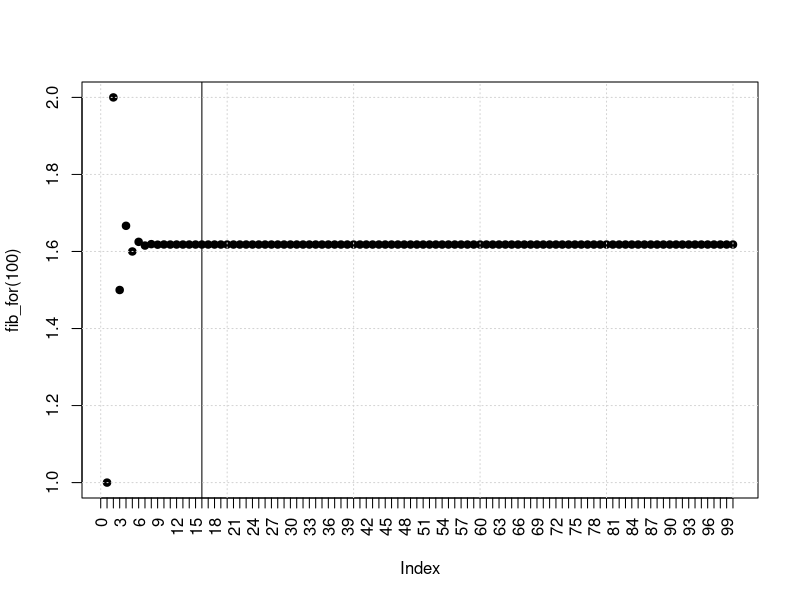

Generate this figure with R:
## ---- chunk 1
fib_for <- function(n){
  if (n == 1) return(c(1))
  
  fib <- c(1, 1, 2)
  r <- c(1, 2)
  
  if (n > 2){
    for (i in 2:n){
      fib[i+1] = fib[i-1] + fib[i]
      r[i] = fib[i+1]/fib[i]
    }
  }
  return(r)
}
fib_for(8)
## ---- chunk 2

fib_while <- function(n){
  if (n == 1) return(c(1))
  
  fib <- c(1,1, 2)
  r <- c(1, 2)
  
  if (n > 2){
    i = 2
    while (i <= n){
      fib[i+1] = fib[i-1] + fib[i]
      r[i] = fib[i+1]/fib[i]
      i = i + 1
    }
    return(r)
  }
}
fib_while(8)
## ---- chunk 3
library(microbenchmark)
microbenchmark(fib_for(100), fib_while(100))
microbenchmark(fib_for(1000), fib_while(1000))
## ---- chunk 4
plot(fib_for(100), pch = 19, xaxt='n')
axis(1, at = seq(0, 100, by = 1), las=2)
abline(v=16)
grid()
## ---- chunk 5
fib_for(20)
## ---- chunk 6
phi = (sqrt(5)+1)/2
eq = 0
al = 0
for (n in 1:100) {
  lhs = phi^(n+1) 
  rhs = phi^n + phi^(n-1)
  if(lhs==rhs) eq = eq + 1
  if(all.equal(lhs, rhs)) al = al + 1
  #print(paste("n =", n))
  #print(paste("==       ", lhs==rhs))
  #print(paste("all.equal", all.equal(lhs, rhs)))
}
## ---- chunk 7
print(eq)
print(al)
## ---- chunk 8

roll = 1
xtarget <- NULL

repeat { 
  dice <- sample(1:6, 2)
  x <- sum(dice)
  print(paste("ROLL", roll, ":", dice[1], dice[2]))
  
  if(is.null(xtarget)){
    if(x == 7 | x == 11){
      print("WIN")
      break
    }
    xtarget <- x 
  } else {
    if(x == 7 | x == 11){
      print("LOSE")
      break
    }
    if(x == xtarget){
      print("WIN")
      break
    }
  }
  roll <- roll + 1
}
## ---- chunk 9
set.seed(1)
x <- rnorm(100)
z <- rnorm(100)
if (sum(x >= .001) < 1) {
stop("step 1 requires 1 observation(s) with value >= .001")
}
fit <- lm(x ~ z)
r <- fit$residuals
x <- sin(r) + .01
if (sum(x >= .002) < 2) {
stop("step 2 requires 2 observation(s) with value >= .002")
}
fit <- lm(x ~ z)
r <- fit$residuals
x <- 2 * sin(r) + .02
if (sum(x >= .003) < 3) {
stop("step 3 requires 3 observation(s) with value >= .003")
}
fit <- lm(x ~ z)
r <- fit$residuals
x <- 3 * sin(r) + .03
if (sum(x >= .004) < 4) {
stop("step 4 requires 4 observation(s) with value >= .004")
}
fit <- lm(x ~ z)
r <- fit$residuals
x <- 4 * sin(r) + .04
test <- x
## ---- chunk 10

validate <- function(x, a, b){
  if (sum(x >= a) < b) {
    stop(paste("step", b, "requires", b, "observation(s) with value >=", a))
  }
}

special_fit <- function(x, z, a, b){
  fit <- lm(x ~ z)
  r <- fit$residuals
  a * sin(r) + b
  
}

foobar <- function(x, z){
  validate(x, .001, 1)
  x <- special_fit(x, z, 1, .01)
  
  validate(x, .002, 2)
  x <- special_fit(x, z, 2, .02)
  
  validate(x, .003, 3)
  x <- special_fit(x, z, 3, .03)
  
  validate(x, .004, 4)
  x <- special_fit(x, z, 4, .04)
  x
}

set.seed(1)
x <- rnorm(100)
z <- rnorm(100)
all.equal(test, foobar(x,z))
